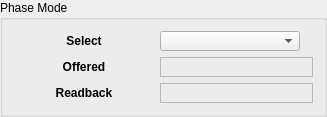
     <widget class="QGroupBox" name="groupBox">
      <property name="title">
       <string>Phase Mode</string>
      </property>
      <layout class="QGridLayout" name="gridLayout_2">
       <item row="0" column="0">
        <layout class="QVBoxLayout" name="verticalLayout_3">
         <item>
          <widget class="QLabel" name="label">
           <property name="minimumSize">
            <size>
             <width>140</width>
             <height>20</height>
            </size>
           </property>
           <property name="maximumSize">
            <size>
             <width>16777215</width>
             <height>20</height>
            </size>
           </property>
           <property name="font">
            <font>
             <weight>75</weight>
             <bold>true</bold>
            </font>
           </property>
           <property name="text">
            <string>Select</string>
           </property>
           <property name="alignment">
            <set>Qt::AlignCenter</set>
           </property>
           <property name="buddy">
            <cstring>qcacomboboxplugin</cstring>
           </property>
          </widget>
         </item>
         <item>
          <widget class="QLabel" name="label_2">
           <property name="minimumSize">
            <size>
             <width>140</width>
             <height>20</height>
            </size>
           </property>
           <property name="maximumSize">
            <size>
             <width>16777215</width>
             <height>20</height>
            </size>
           </property>
           <property name="font">
            <font>
             <weight>75</weight>
             <bold>true</bold>
            </font>
           </property>
           <property name="text">
            <string>Offered</string>
           </property>
           <property name="alignment">
            <set>Qt::AlignCenter</set>
           </property>
          </widget>
         </item>
         <item>
          <widget class="QLabel" name="label_3">
           <property name="minimumSize">
            <size>
             <width>140</width>
             <height>20</height>
            </size>
           </property>
           <property name="maximumSize">
            <size>
             <width>16777215</width>
             <height>20</height>
            </size>
           </property>
           <property name="font">
            <font>
             <weight>75</weight>
             <bold>true</bold>
            </font>
           </property>
           <property name="text">
            <string>Readback</string>
           </property>
           <property name="alignment">
            <set>Qt::AlignCenter</set>
           </property>
          </widget>
         </item>
        </layout>
       </item>
       <item row="0" column="1">
        <layout class="QVBoxLayout" name="verticalLayout">
         <item>
          <layout class="QGridLayout" name="gridLayout_14">
           <item row="0" column="0">
            <widget class="QCaComboBoxPlugin" name="qcacomboboxplugin">
             <property name="minimumSize">
              <size>
               <width>140</width>
               <height>20</height>
              </size>
             </property>
             <property name="maximumSize">
              <size>
               <width>16777215</width>
               <height>20</height>
              </size>
             </property>
             <property name="variable" stdset="0">
              <string>SR14ID01:BL_PHASE_MODE_REQUEST</string>
             </property>
             <property name="subscribe" stdset="0">
              <bool>true</bool>
             </property>
            </widget>
           </item>
           <item row="0" column="1">
            <widget class="QLabel" name="label_25">
             <property name="text">
              <string/>
             </property>
            </widget>
           </item>
          </layout>
         </item>
         <item>
          <widget class="QELabelPlugin" name="qcalabelplugin">
           <property name="minimumSize">
            <size>
             <width>140</width>
             <height>20</height>
            </size>
           </property>
           <property name="maximumSize">
            <size>
             <width>16777215</width>
             <height>20</height>
            </size>
           </property>
           <property name="autoFillBackground">
            <bool>false</bool>
           </property>
           <property name="frameShape">
            <enum>QFrame::StyledPanel</enum>
           </property>
           <property name="frameShadow">
            <enum>QFrame::Sunken</enum>
           </property>
           <property name="alignment">
            <set>Qt::AlignCenter</set>
           </property>
           <property name="variable" stdset="0">
            <string>SR14ID01MCS01:SUGM_MBB_STATUS</string>
           </property>
           <property name="precision" stdset="0">
            <UInt>3</UInt>
           </property>
          </widget>
         </item>
         <item>
          <widget class="QELabelPlugin" name="qcalabelplugin_2">
           <property name="minimumSize">
            <size>
             <width>140</width>
             <height>20</height>
            </size>
           </property>
           <property name="maximumSize">
            <size>
             <width>16777215</width>
             <height>20</height>
            </size>
           </property>
           <property name="frameShape">
            <enum>QFrame::StyledPanel</enum>
           </property>
           <property name="frameShadow">
            <enum>QFrame::Sunken</enum>
           </property>
           <property name="alignment">
            <set>Qt::AlignCenter</set>
           </property>
           <property name="variable" stdset="0">
            <string>SR14ID01MCS01:SUGM_MBB_STATUS</string>
           </property>
           <property name="precision" stdset="0">
            <UInt>3</UInt>
           </property>
          </widget>
         </item>
        </layout>
       </item>
      </layout>
     </widget>
